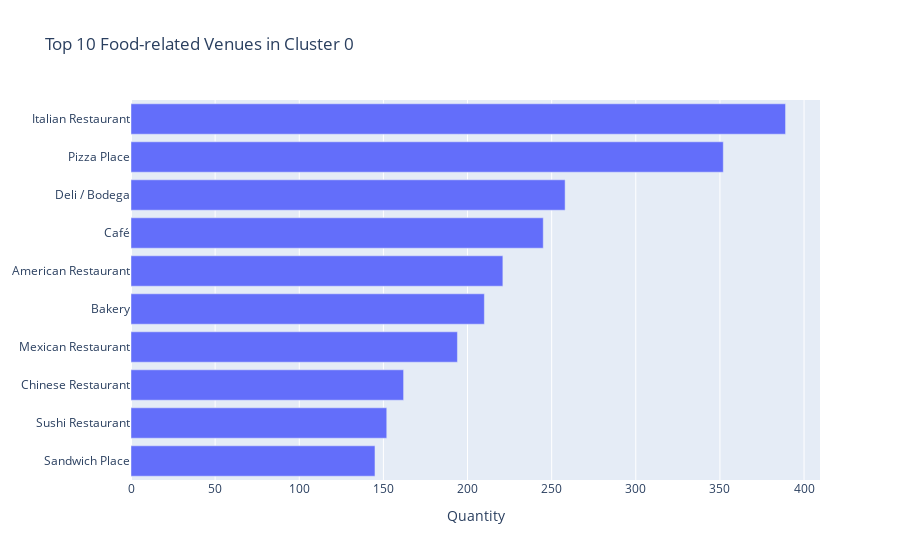

The code cell stored with this chart in its notebook:
### Markdown cell above
Now to explore the individual clusters to assess how the venue categories are distributed in each of them.

First, we look at cluster 0.

### Code cell
plot_cluster(0)

### Figure 1 — Plotly figure (JSON) as saved in the notebook; plotly's stock layout.template omitted (floating-point values rounded to 4 significant figures)
{"data": [{"orientation": "h", "type": "bar", "x": [145, 152, 162, 194, 210, 221, 245, 258, 352, 389], "y": ["Sandwich Place", "Sushi Restaurant", "Chinese Restaurant", "Mexican Restaurant", "Bakery", "American Restaurant", "Café", "Deli / Bodega", "Pizza Place", "Italian Restaurant"]}], "layout": {"title": {"text": "Top 10 Food-related Venues in Cluster 0"}, "xaxis": {"title": {"text": "Quantity"}}}}
